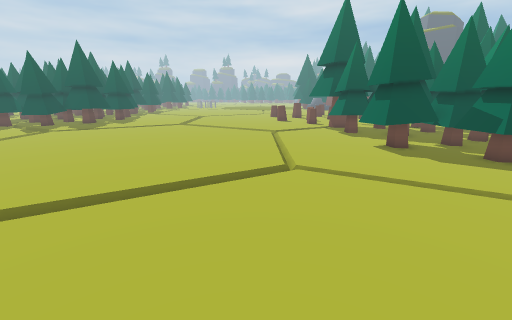
[1] (above)

24 first-person views from a walk through a 3-D level made in the Unity game engine. The camera is 1.2 m above the floor, tilts 14° down and sees 90° across. Doors are open. The floor is counted in squares, 0.5 m on a side. Each view is taken from the middle of a square. On the plan, view 1 faces up. The plan holds only what a view shows up to about 17 squares ahead; the rest is blank. The place goes on beyond the plan. The player is left out. Some animated figures are not drawn. Some surface patterns are stand-ins.

[2]
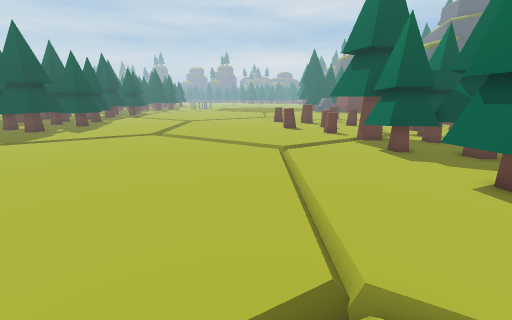

[3]
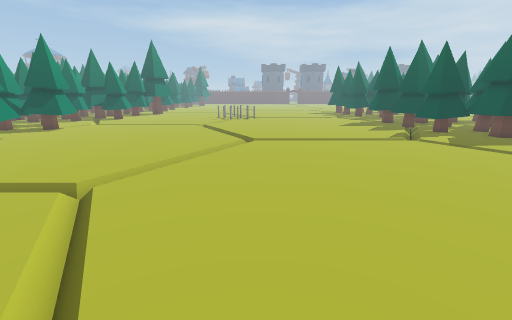

[4]
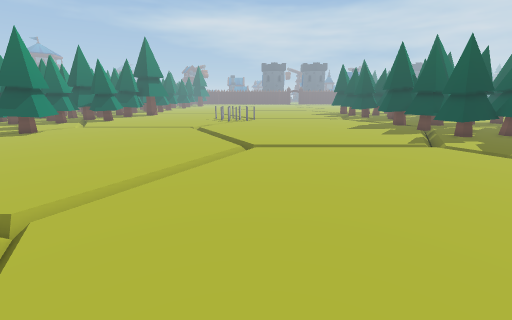

[5]
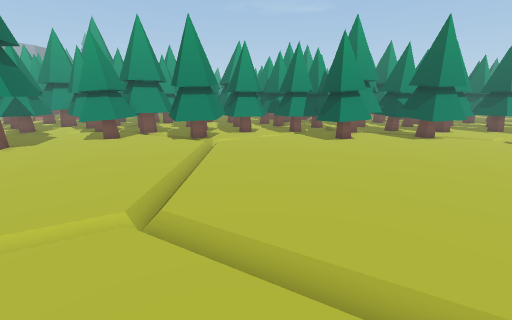

[6]
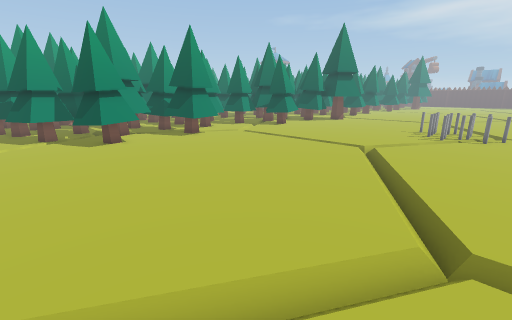

[7]
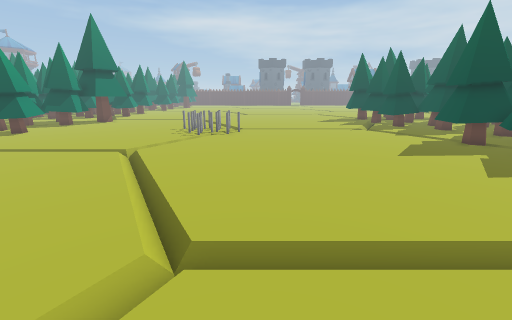

[8]
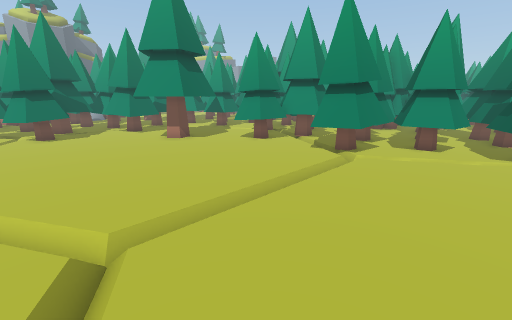

[9]
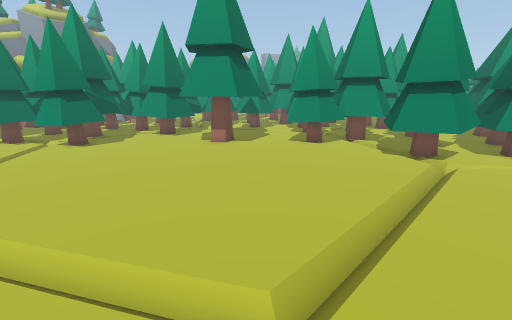

[10]
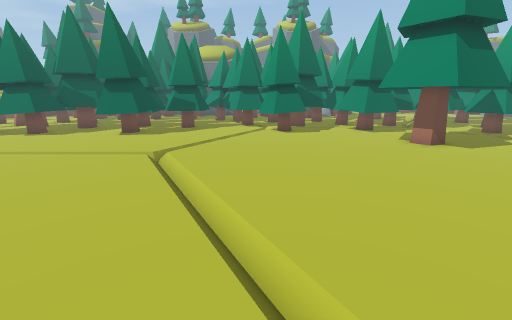

[11]
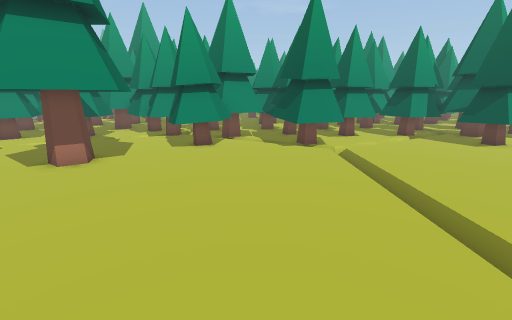

[12]
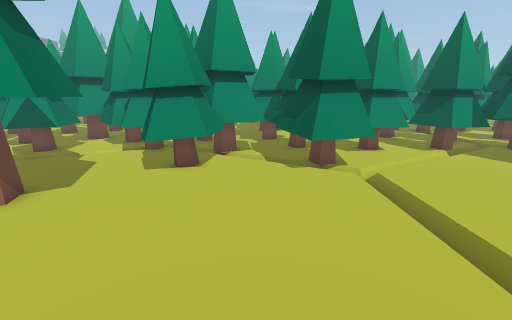

[13]
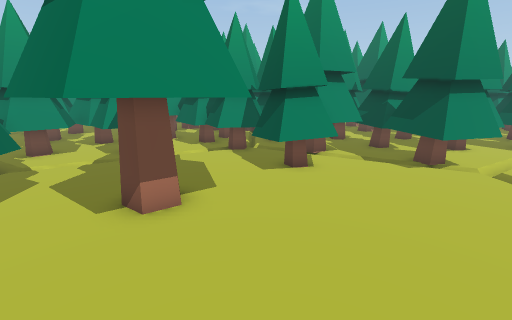

[14]
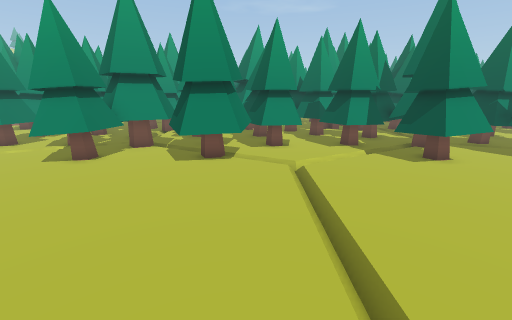

[15]
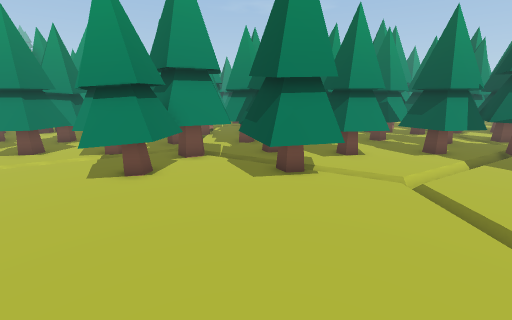

[16]
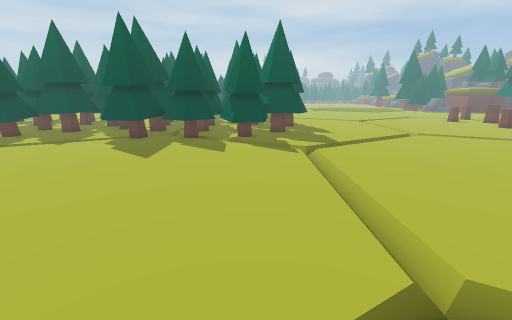

[17]
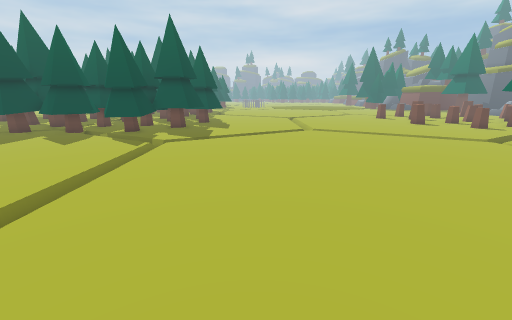

[18]
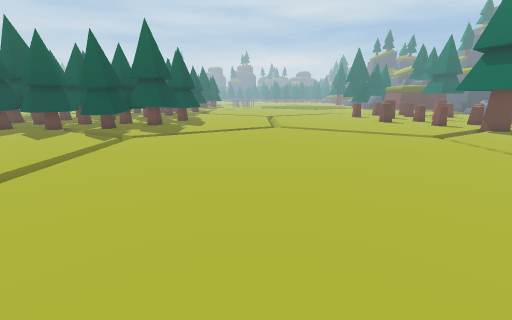

[19]
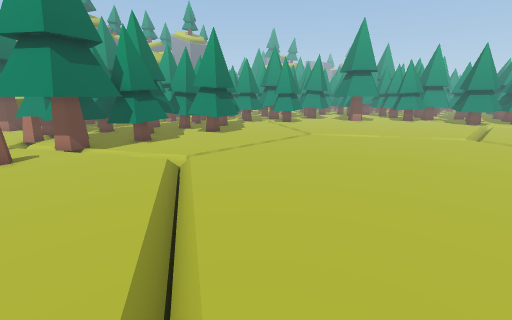

[20]
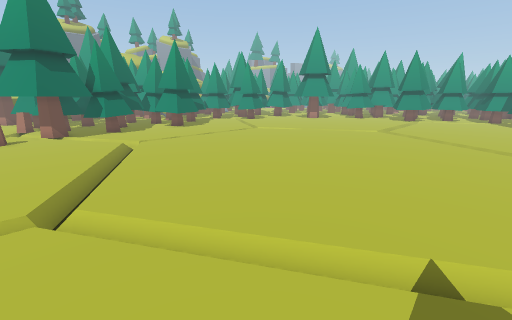

[21]
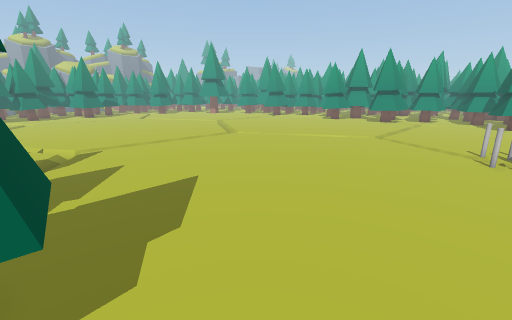

[22]
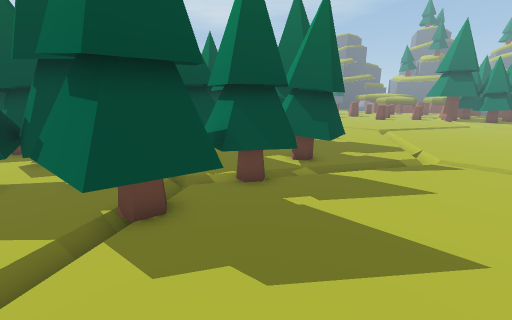

[23]
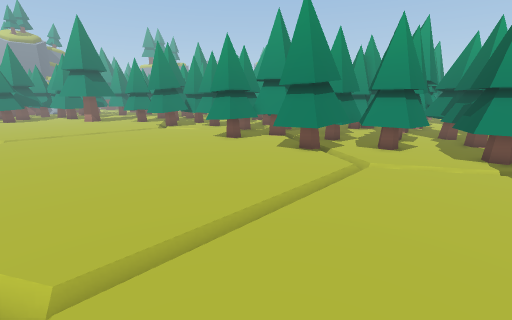

[24]
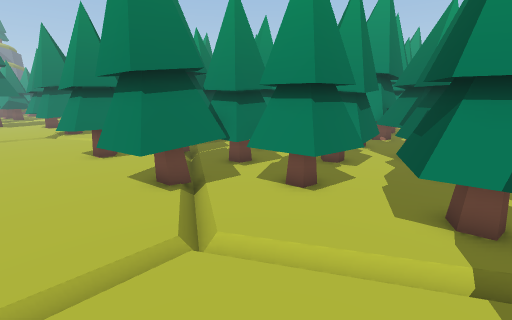

### Floor plan
Key: @ floor where view 1 was taken; . floor; / step, stairs or slope; O other object.
Columns run from 28 left of view 1 to 9 right of it. Each row starts with its distance up from view 1.
 23  .OOOO OO  OOOO..................OOO
 22 ..OOOOOOOOOOOO......////.........OOO
 21 ..OOOOOOOOOOO.....//....//......OOOO
 20 .//OOOOOO.OO....//.......///..../OOO O
 19 /..........//..//..........//../.OOO O
 18 .............//..............//..OOO O
 17 .................................OOOOO
 16 ..................................OOOO
 15 ....................................OO
 14 ..................................OO
 13 .................................OOO O
 12 .................................OOO O
 11 ..................................OOOO
 10 ....................................OO
  9 ............................./......OO
  8 O...........////............////.....O
  7 O/........//....//........//..../.....
  6 OO//....//........//....//......../..O
  5 ..../../...........//.//...........OOO
  4 ....../..............//...........OOO
  3 ..................................OOOO
  2 ...................................OOO
  1 .....................................O
  0 ............................@..O....OO
 -1 ..............................OOOOOOO
 -2 .............................OOOOOOOO
 -3 .............................OOO O.O
 -4 ..............................OOO ...O
 -5 OO...//.OOO..OOO.....OOOO.OOOO OO ...O
 -6 OO../..OOOO..OOO..../OOOO.OOOO.......O
 -7   //...OOO OOOO ../.OOO OOOO  ....OO.O
 -8 OOOO.OOOOOOOOOOOOO.OOOOOOOOOOOOO.OOOOO
 -9 O OOOOOOOOOOOOOOOOOOOOOOOOO  OOOOOO  O
-10 OO  .O  OO OOOOO  OO  OO O  O  OOOO  O
-11 OOOOOOOOO OO OOOOOOOOO OOO  OO OOOOO

Positions as (right, up) in squares from view 1, and headings:
1: (0, 0), facing up
2: (0, 6), facing up
3: (0, 9), facing left
4: (-2, 9), facing left
5: (-9, 9), facing down
6: (-10, 9), facing down-left
7: (-11, 10), facing left
8: (-11, 5), facing down-right
9: (-8, 6), facing down-right
10: (-8, 5), facing right
11: (-3, 6), facing down
12: (-3, 3), facing down
13: (1, 3), facing down
14: (-21, 4), facing down
15: (-18, 2), facing down
16: (-17, 6), facing up
17: (-10, 6), facing up
18: (-8, 5), facing up
19: (-8, 23), facing down-right
20: (-13, 23), facing down-right
21: (-28, 20), facing down-right
22: (-26, 16), facing up-right
23: (-26, 4), facing down-right
24: (-26, -3), facing down-right
